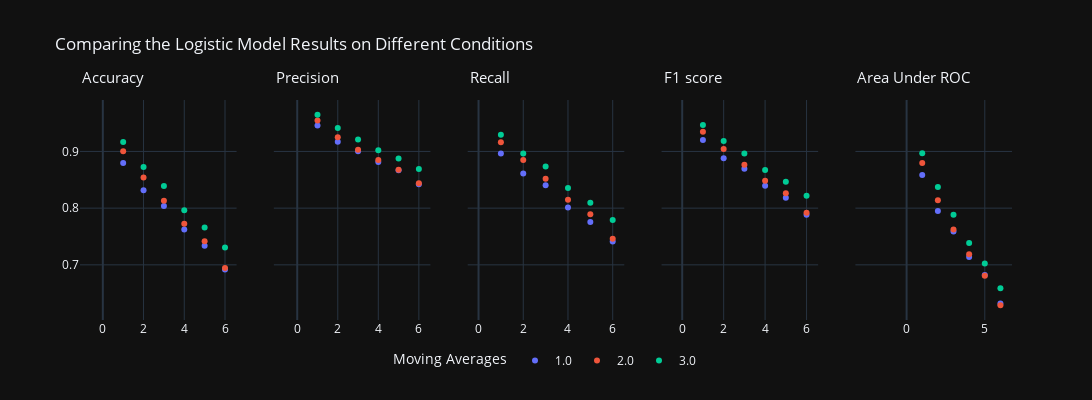

The code cell stored with this chart in its notebook:
### Markdown cell above
### Logistic Regression

### Code cell
# comparing model performance & backward elimination test
fig2_1, fig2_2, fig2_3 = PA.model_learning(model='LogR', scopes=[1,3,6,9,12], alpha_=0.1)

horizon_plots(fig2_1, 'Logistic Model', shared_yaxes=True).show()
fig2_2.show()
fig2_3.show()

### Figure 1 — Plotly figure (JSON) as saved in the notebook; plotly's stock layout.template omitted (floating-point values rounded to 4 significant figures)
{"data": [{"hovertemplate": "MA=1.0<br>FP=%{x}<br>ACC=%{y}<extra></extra>", "legendgroup": "1.0", "marker": {"color": "#636efa", "symbol": "circle"}, "mode": "markers", "name": "1.0", "orientation": "v", "showlegend": true, "type": "scatter", "x": [1, 2, 3, 4, 5, 6], "xaxis": "x", "y": [0.8795, 0.8317, 0.804, 0.7622, 0.7337, 0.692], "yaxis": "y"}, {"hovertemplate": "MA=2.0<br>FP=%{x}<br>ACC=%{y}<extra></extra>", "legendgroup": "2.0", "marker": {"color": "#EF553B", "symbol": "circle"}, "mode": "markers", "name": "2.0", "orientation": "v", "showlegend": true, "type": "scatter", "x": [1, 2, 3, 4, 5, 6], "xaxis": "x", "y": [0.9002, 0.854, 0.8129, 0.7726, 0.7416, 0.6945], "yaxis": "y"}, {"hovertemplate": "MA=3.0<br>FP=%{x}<br>ACC=%{y}<extra></extra>", "legendgroup": "3.0", "marker": {"color": "#00cc96", "symbol": "circle"}, "mode": "markers", "name": "3.0", "orientation": "v", "showlegend": true, "type": "scatter", "x": [1, 2, 3, 4, 5, 6], "xaxis": "x", "y": [0.9165, 0.8728, 0.8392, 0.7965, 0.7661, 0.7305], "yaxis": "y"}, {"hovertemplate": "MA=1.0<br>FP=%{x}<br>PRE=%{y}<extra></extra>", "legendgroup": "1.0", "marker": {"color": "#636efa", "symbol": "circle"}, "mode": "markers", "name": "1.0", "orientation": "v", "showlegend": false, "type": "scatter", "x": [1, 2, 3, 4, 5, 6], "xaxis": "x2", "y": [0.9457, 0.9172, 0.9005, 0.8813, 0.8667, 0.8422], "yaxis": "y2"}, {"hovertemplate": "MA=2.0<br>FP=%{x}<br>PRE=%{y}<extra></extra>", "legendgroup": "2.0", "marker": {"color": "#EF553B", "symbol": "circle"}, "mode": "markers", "name": "2.0", "orientation": "v", "showlegend": false, "type": "scatter", "x": [1, 2, 3, 4, 5, 6], "xaxis": "x2", "y": [0.9546, 0.9251, 0.9029, 0.8849, 0.8676, 0.8438], "yaxis": "y2"}, {"hovertemplate": "MA=3.0<br>FP=%{x}<br>PRE=%{y}<extra></extra>", "legendgroup": "3.0", "marker": {"color": "#00cc96", "symbol": "circle"}, "mode": "markers", "name": "3.0", "orientation": "v", "showlegend": false, "type": "scatter", "x": [1, 2, 3, 4, 5, 6], "xaxis": "x2", "y": [0.9647, 0.9413, 0.9212, 0.9022, 0.8874, 0.869], "yaxis": "y2"}, {"hovertemplate": "MA=1.0<br>FP=%{x}<br>REC=%{y}<extra></extra>", "legendgroup": "1.0", "marker": {"color": "#636efa", "symbol": "circle"}, "mode": "markers", "name": "1.0", "orientation": "v", "showlegend": false, "type": "scatter", "x": [1, 2, 3, 4, 5, 6], "xaxis": "x3", "y": [0.8965, 0.8611, 0.8403, 0.8013, 0.7756, 0.7413], "yaxis": "y3"}, {"hovertemplate": "MA=2.0<br>FP=%{x}<br>REC=%{y}<extra></extra>", "legendgroup": "2.0", "marker": {"color": "#EF553B", "symbol": "circle"}, "mode": "markers", "name": "2.0", "orientation": "v", "showlegend": false, "type": "scatter", "x": [1, 2, 3, 4, 5, 6], "xaxis": "x3", "y": [0.9161, 0.8848, 0.8521, 0.8146, 0.7891, 0.7462], "yaxis": "y3"}, {"hovertemplate": "MA=3.0<br>FP=%{x}<br>REC=%{y}<extra></extra>", "legendgroup": "3.0", "marker": {"color": "#00cc96", "symbol": "circle"}, "mode": "markers", "name": "3.0", "orientation": "v", "showlegend": false, "type": "scatter", "x": [1, 2, 3, 4, 5, 6], "xaxis": "x3", "y": [0.9296, 0.8966, 0.8733, 0.8355, 0.8094, 0.7793], "yaxis": "y3"}, {"hovertemplate": "MA=1.0<br>FP=%{x}<br>F1=%{y}<extra></extra>", "legendgroup": "1.0", "marker": {"color": "#636efa", "symbol": "circle"}, "mode": "markers", "name": "1.0", "orientation": "v", "showlegend": false, "type": "scatter", "x": [1, 2, 3, 4, 5, 6], "xaxis": "x4", "y": [0.9203, 0.8882, 0.8693, 0.8393, 0.8185, 0.7884], "yaxis": "y4"}, {"hovertemplate": "MA=2.0<br>FP=%{x}<br>F1=%{y}<extra></extra>", "legendgroup": "2.0", "marker": {"color": "#EF553B", "symbol": "circle"}, "mode": "markers", "name": "2.0", "orientation": "v", "showlegend": false, "type": "scatter", "x": [1, 2, 3, 4, 5, 6], "xaxis": "x4", "y": [0.9349, 0.9045, 0.8767, 0.8482, 0.8265, 0.7919], "yaxis": "y4"}, {"hovertemplate": "MA=3.0<br>FP=%{x}<br>F1=%{y}<extra></extra>", "legendgroup": "3.0", "marker": {"color": "#00cc96", "symbol": "circle"}, "mode": "markers", "name": "3.0", "orientation": "v", "showlegend": false, "type": "scatter", "x": [1, 2, 3, 4, 5, 6], "xaxis": "x4", "y": [0.9468, 0.9184, 0.8966, 0.8675, 0.8465, 0.8217], "yaxis": "y4"}, {"hovertemplate": "MA=1.0<br>FP=%{x}<br>AUC=%{y}<extra></extra>", "legendgroup": "1.0", "marker": {"color": "#636efa", "symbol": "circle"}, "mode": "markers", "name": "1.0", "orientation": "v", "showlegend": false, "type": "scatter", "x": [1, 2, 3, 4, 5, 6], "xaxis": "x5", "y": [0.8583, 0.795, 0.759, 0.714, 0.6822, 0.6318], "yaxis": "y5"}, {"hovertemplate": "MA=2.0<br>FP=%{x}<br>AUC=%{y}<extra></extra>", "legendgroup": "2.0", "marker": {"color": "#EF553B", "symbol": "circle"}, "mode": "markers", "name": "2.0", "orientation": "v", "showlegend": false, "type": "scatter", "x": [1, 2, 3, 4, 5, 6], "xaxis": "x5", "y": [0.8796, 0.814, 0.7624, 0.7187, 0.6809, 0.6288], "yaxis": "y5"}, {"hovertemplate": "MA=3.0<br>FP=%{x}<br>AUC=%{y}<extra></extra>", "legendgroup": "3.0", "marker": {"color": "#00cc96", "symbol": "circle"}, "mode": "markers", "name": "3.0", "orientation": "v", "showlegend": false, "type": "scatter", "x": [1, 2, 3, 4, 5, 6], "xaxis": "x5", "y": [0.8969, 0.8372, 0.7885, 0.7387, 0.7022, 0.6588], "yaxis": "y5"}], "layout": {"annotations": [{"font": {"size": 15}, "showarrow": false, "text": "Accuracy", "x": 0.5, "xanchor": "center", "xref": "x", "y": 1.05, "yanchor": "bottom", "yref": "paper"}, {"font": {"size": 15}, "showarrow": false, "text": "Precision", "x": 0.5, "xanchor": "center", "xref": "x2", "y": 1.05, "yanchor": "bottom", "yref": "paper"}, {"font": {"size": 15}, "showarrow": false, "text": "Recall", "x": 0.5, "xanchor": "center", "xref": "x3", "y": 1.05, "yanchor": "bottom", "yref": "paper"}, {"font": {"size": 15}, "showarrow": false, "text": "F1 score", "x": 0.5, "xanchor": "center", "xref": "x4", "y": 1.05, "yanchor": "bottom", "yref": "paper"}, {"font": {"size": 15}, "showarrow": false, "text": "Area Under ROC", "x": 0.5, "xanchor": "center", "xref": "x5", "y": 1.05, "yanchor": "bottom", "yref": "paper"}], "height": 400, "legend": {"orientation": "h", "title": {"text": "Moving Averages"}, "x": 0.5, "xanchor": "center", "y": -0.25, "yanchor": "bottom"}, "title": {"text": "Comparing the Logistic Model Results on Different Conditions"}, "width": 1550, "xaxis": {"anchor": "y", "domain": [0, 0.168]}, "xaxis2": {"anchor": "y2", "domain": [0.208, 0.376]}, "xaxis3": {"anchor": "y3", "domain": [0.416, 0.584]}, "xaxis4": {"anchor": "y4", "domain": [0.624, 0.792]}, "xaxis5": {"anchor": "y5", "domain": [0.832, 1]}, "yaxis": {"anchor": "x", "domain": [0, 1]}, "yaxis2": {"anchor": "x2", "domain": [0, 1], "matches": "y", "showticklabels": false}, "yaxis3": {"anchor": "x3", "domain": [0, 1], "matches": "y", "showticklabels": false}, "yaxis4": {"anchor": "x4", "domain": [0, 1], "matches": "y", "showticklabels": false}, "yaxis5": {"anchor": "x5", "domain": [0, 1], "matches": "y", "showticklabels": false}}}
